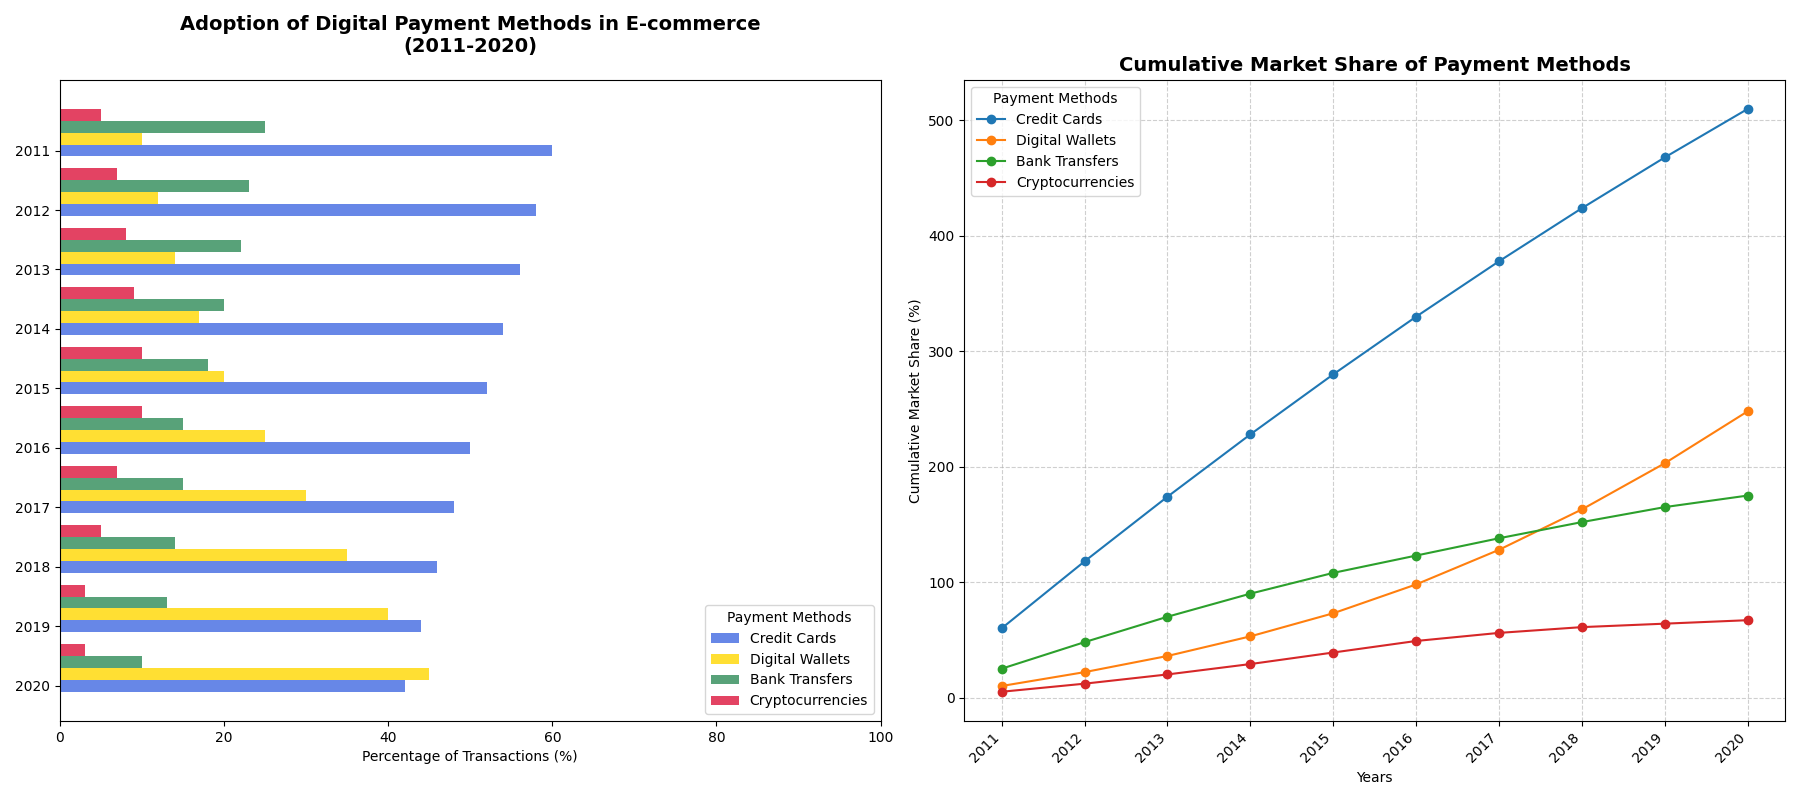

Here is the Python script that generated this plot:
import matplotlib.pyplot as plt
import numpy as np

# Years of analysis
years = np.arange(2011, 2021)

# Percentage data of digital payment adoption over the years
credit_cards = [60, 58, 56, 54, 52, 50, 48, 46, 44, 42]
digital_wallets = [10, 12, 14, 17, 20, 25, 30, 35, 40, 45]
bank_transfers = [25, 23, 22, 20, 18, 15, 15, 14, 13, 10]
cryptocurrencies = [5, 7, 8, 9, 10, 10, 7, 5, 3, 3]

# Initialize the figure
fig = plt.figure(figsize=(18, 8))

# First subplot: Horizontal Bar Chart
ax1 = fig.add_subplot(121)

# Prepare data for horizontal bar chart
methods = ['Credit Cards', 'Digital Wallets', 'Bank Transfers', 'Cryptocurrencies']
data = [credit_cards, digital_wallets, bank_transfers, cryptocurrencies]
colors = ['royalblue', 'gold', 'seagreen', 'crimson']
bar_width = 0.2

for i, (method, color) in enumerate(zip(methods, colors)):
    ax1.barh(years - i * bar_width, data[i], color=color, height=bar_width, label=method, alpha=0.8)

ax1.set_yticks(years)
ax1.set_yticklabels(years)
ax1.invert_yaxis()  # Invert y-axis to have the earliest year at the top
ax1.set_xlabel('Percentage of Transactions (%)')
ax1.set_xlim(0, 100)
ax1.set_title('Adoption of Digital Payment Methods in E-commerce\n(2011-2020)',
              fontsize=14, fontweight='bold', pad=20)
ax1.legend(loc='lower right', title='Payment Methods', fontsize=10)

# Second subplot: Line Chart for Cumulative Market Share
cumulative_market_share = {
    'Credit Cards': np.cumsum(credit_cards),
    'Digital Wallets': np.cumsum(digital_wallets),
    'Bank Transfers': np.cumsum(bank_transfers),
    'Cryptocurrencies': np.cumsum(cryptocurrencies)
}

ax2 = fig.add_subplot(122)

for method, values in cumulative_market_share.items():
    ax2.plot(years, values, marker='o', label=method)

ax2.set_title('Cumulative Market Share of Payment Methods', fontsize=14, fontweight='bold')
ax2.set_xlabel('Years')
ax2.set_ylabel('Cumulative Market Share (%)')
ax2.set_xticks(years)
ax2.set_xticklabels(years, rotation=45, ha='right')
ax2.legend(title='Payment Methods', fontsize=10)
ax2.grid(True, linestyle='--', alpha=0.6)

# Adjust layout
plt.tight_layout()
plt.show()
